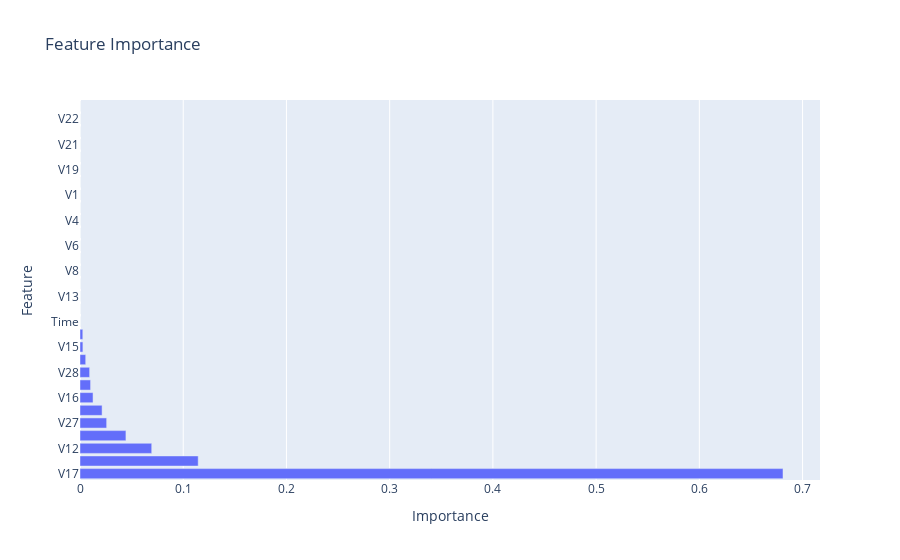

Source (notebook cell):
### Code cell
# Cell 8: Visualize Feature Importance

# Extract Feature Importance
feature_importances = pd.DataFrame(
    {"Feature": X.columns, "Importance": model.feature_importances_}
).sort_values(by="Importance", ascending=False)

# Visualize Feature Importance
fig = px.bar(
    feature_importances, 
    x="Importance", 
    y="Feature", 
    orientation="h", 
    title="Feature Importance"
)
fig.show()

### Figure 1 — Plotly figure (JSON) as saved in the notebook; plotly's stock layout.template omitted (floating-point values rounded to 4 significant figures)
{"data": [{"alignmentgroup": "True", "hovertemplate": "Importance=%{x}<br>Feature=%{y}<extra></extra>", "legendgroup": "", "marker": {"color": "#636efa", "pattern": {"shape": ""}}, "name": "", "offsetgroup": "", "orientation": "h", "showlegend": false, "textposition": "auto", "type": "bar", "x": [0.681, 0.1145, 0.06948, 0.0445, 0.02583, 0.0214, 0.01263, 0.01025, 0.009335, 0.005521, 0.00281, 0.002713, 0, 0, 0, 0, 0, 0, 0, 0, 0, 0, 0, 0, 0, 0, 0, 0, 0, 0], "xaxis": "x", "y": ["V17", "V14", "V12", "V10", "V27", "V26", "V16", "Amount", "V28", "V7", "V15", "V24", "Time", "V2", "V13", "V11", "V8", "V9", "V6", "V3", "V4", "V5", "V1", "V20", "V19", "V18", "V21", "V25", "V22", "V23"], "yaxis": "y"}], "layout": {"barmode": "relative", "legend": {"tracegroupgap": 0}, "title": {"text": "Feature Importance"}, "xaxis": {"anchor": "y", "domain": [0, 1], "title": {"text": "Importance"}}, "yaxis": {"anchor": "x", "domain": [0, 1], "title": {"text": "Feature"}}}}
